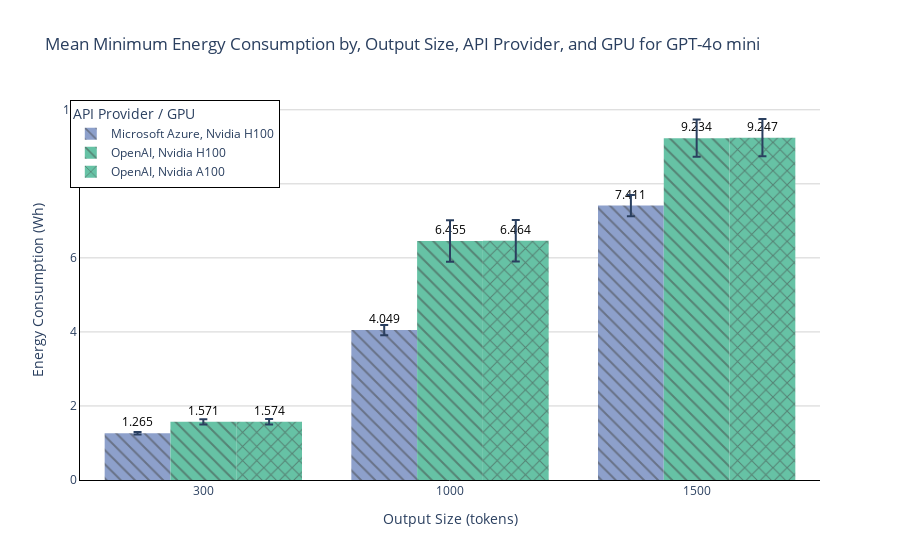

The notebook cell saved with this chart:
### Code cell
# Compute mean and standard error
df_summary_turbo = (
    df.loc[df['Model'].str.contains('GPT-4 Turbo'),:]
    .groupby(['Model', 'Output Token Size', 'API Provider', 'GPUs Used'], as_index=False)
    .agg(
        mean_score=('Score', 'mean'),
        sem_score=('Score', 'sem')
    )
)
df_summary_turbo[['mean_score', 'sem_score']] *= 1000
df_summary_turbo['Output Token Size'] = df_summary_turbo['Output Token Size'].astype(str).str.split(".").str[0]

fig = px.bar(
    df_summary_turbo,
    x='Output Token Size',
    y='mean_score',
    color='API Provider',
    pattern_shape='GPUs Used',
       error_y='sem_score',
    barmode='group',
    category_orders={
        'Output Token Size': ['300', '1000', '1500'],
        'GPUs Used':   ['A100', 'H100']  
    },
    color_discrete_map={
        'OpenAI': '#66C2A5',         
        'Microsoft Azure': '#8DA0CB' 
    },
    pattern_shape_map={
        'H100': '/',  
        'A100': '.'   
    },
    labels={
        'mean_score': 'Mean Energy (Wh)',
        'Output Token Size': 'Output Size (tokens)',
        'API Provider': 'API Provider',
        'GPUs Used': 'GPU Used'
    },
    title='Mean Minimum Energy Consumption by, Output Size, API Provider, and GPU for GPT-4o mini',
    text='mean_score'  
)


fig.update_traces(
    marker_line_width=0,
    texttemplate='%{text:.3f}',  
    textposition='outside',
    textfont=dict(color='black')
)


fig.update_yaxes(
    showgrid=True,
    gridcolor='lightgray',
    gridwidth=1,
    showline=True,
    linecolor='black',
    linewidth=1,
    title='Energy Consumption (Wh)'
)
fig.update_xaxes(
    showgrid=False,
    showline=True,
    linecolor='black',
    linewidth=1,
    gridcolor='white',
    gridwidth=1
)

fig.update_layout(
    legend_title_text='API Provider / GPU',
    plot_bgcolor='white',
    legend=dict(
        orientation='v',
        yanchor='top',
        y=1,
        xanchor='right',
        x=0.27,
        bordercolor='black',
        borderwidth=1,
        bgcolor='white',

    ))
fig.show()

### Figure 1 — Plotly figure (JSON) as saved in the notebook; plotly's stock layout.template omitted (floating-point values rounded to 4 significant figures)
{"data": [{"alignmentgroup": "True", "error_y": {"array": [0.03401, 0.1364, 0.2853]}, "hovertemplate": "API Provider=Microsoft Azure<br>GPU Used=Nvidia H100<br>Output Size (tokens)=%{x}<br>Mean Energy (Wh)=%{text}<extra></extra>", "legendgroup": "Microsoft Azure, Nvidia H100", "marker": {"color": "#8DA0CB", "line": {"width": 0}, "pattern": {"shape": "\\"}}, "name": "Microsoft Azure, Nvidia H100", "offsetgroup": "Microsoft Azure, Nvidia H100", "orientation": "v", "showlegend": true, "text": [1.265, 4.049, 7.411], "textfont": {"color": "black"}, "textposition": "outside", "texttemplate": "%{text:.3f}", "type": "bar", "x": ["300", "1000", "1500"], "xaxis": "x", "y": [1.265, 4.049, 7.411], "yaxis": "y"}, {"alignmentgroup": "True", "error_y": {"array": [0.07189, 0.5592, 0.5039]}, "hovertemplate": "API Provider=OpenAI<br>GPU Used=Nvidia H100<br>Output Size (tokens)=%{x}<br>Mean Energy (Wh)=%{text}<extra></extra>", "legendgroup": "OpenAI, Nvidia H100", "marker": {"color": "#66C2A5", "line": {"width": 0}, "pattern": {"shape": "\\"}}, "name": "OpenAI, Nvidia H100", "offsetgroup": "OpenAI, Nvidia H100", "orientation": "v", "showlegend": true, "text": [1.571, 6.455, 9.234], "textfont": {"color": "black"}, "textposition": "outside", "texttemplate": "%{text:.3f}", "type": "bar", "x": ["300", "1000", "1500"], "xaxis": "x", "y": [1.571, 6.455, 9.234], "yaxis": "y"}, {"alignmentgroup": "True", "error_y": {"array": [0.07196, 0.56, 0.5046]}, "hovertemplate": "API Provider=OpenAI<br>GPU Used=Nvidia A100<br>Output Size (tokens)=%{x}<br>Mean Energy (Wh)=%{text}<extra></extra>", "legendgroup": "OpenAI, Nvidia A100", "marker": {"color": "#66C2A5", "line": {"width": 0}, "pattern": {"shape": "x"}}, "name": "OpenAI, Nvidia A100", "offsetgroup": "OpenAI, Nvidia A100", "orientation": "v", "showlegend": true, "text": [1.574, 6.464, 9.247], "textfont": {"color": "black"}, "textposition": "outside", "texttemplate": "%{text:.3f}", "type": "bar", "x": ["300", "1000", "1500"], "xaxis": "x", "y": [1.574, 6.464, 9.247], "yaxis": "y"}], "layout": {"barmode": "group", "legend": {"bgcolor": "white", "bordercolor": "black", "borderwidth": 1, "orientation": "v", "title": {"text": "API Provider / GPU"}, "tracegroupgap": 0, "x": 0.27, "xanchor": "right", "y": 1, "yanchor": "top"}, "plot_bgcolor": "white", "title": {"text": "Mean Minimum Energy Consumption by, Output Size, API Provider, and GPU for GPT-4o mini"}, "xaxis": {"anchor": "y", "categoryarray": ["300", "1000", "1500"], "categoryorder": "array", "domain": [0, 1], "gridcolor": "white", "gridwidth": 1, "linecolor": "black", "linewidth": 1, "showgrid": false, "showline": true, "title": {"text": "Output Size (tokens)"}}, "yaxis": {"anchor": "x", "domain": [0, 1], "gridcolor": "lightgray", "gridwidth": 1, "linecolor": "black", "linewidth": 1, "showgrid": true, "showline": true, "title": {"text": "Energy Consumption (Wh)"}}}}
